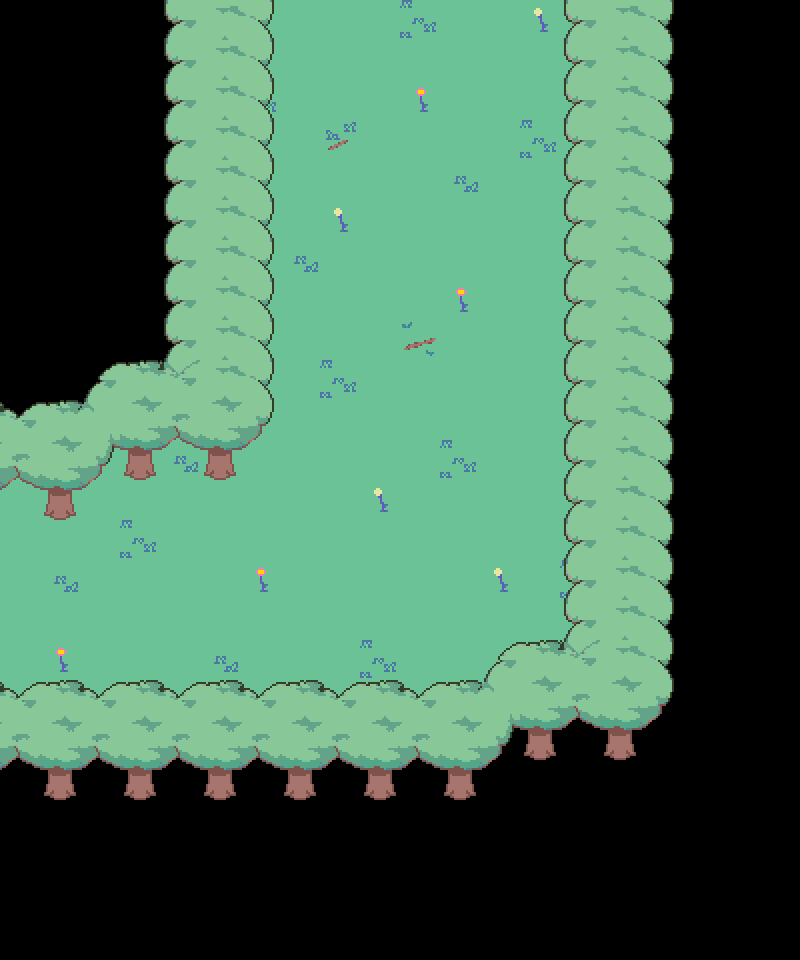

Tiled map render using the project's own tile images. Description and the whole map definition, tile-layer contents included, below:
An orthogonal 20x24 tile map with 40x40 px tiles, 3 tile layers (Tile Layer 1, Tile Layer 2, Copy of Tile Layer 2) and 11 objects (transition, script, frog, cro, for12).

<map version="1.9" tiledversion="1.9.2" orientation="orthogonal" renderorder="right-down" width="20" height="24" tilewidth="40" tileheight="40" infinite="0" nextlayerid="8" nextobjectid="13">
 <editorsettings>
  <export target="../forest_11.lua" format="lua" />
 </editorsettings>
 <properties>
  <property name="music" value="forest" />
 </properties>
 <tileset firstgid="1" source="../../tilesets/woods.tsx" />
 <layer id="1" name="Tile Layer 1" width="20" height="24">
  <data encoding="csv">
0,0,0,0,0,56,56,56,56,56,39,56,56,38,56,56,0,0,0,0,
0,0,0,0,0,56,56,56,56,56,56,56,56,56,56,56,0,0,0,0,
0,0,0,0,0,56,39,56,56,56,45,56,56,56,56,56,0,0,0,0,
0,0,0,0,0,56,56,56,11,56,56,56,56,39,56,56,0,0,0,0,
0,0,0,0,0,56,56,56,56,56,56,41,56,56,56,56,0,0,0,0,
0,0,0,0,0,56,56,56,38,56,56,56,56,56,56,56,0,0,0,0,
0,0,0,0,0,56,56,41,56,56,56,56,56,56,56,56,0,0,0,0,
0,0,0,0,0,56,56,56,56,56,56,45,56,56,56,56,0,0,0,0,
0,0,0,0,0,56,56,56,56,56,10,56,56,56,56,56,0,0,0,0,
0,0,0,0,0,56,56,56,39,56,56,56,56,56,56,56,0,0,0,0,
0,0,0,56,56,56,56,56,56,56,56,56,56,56,56,56,0,0,0,0,
56,56,56,56,41,56,56,56,56,56,56,39,56,56,56,56,0,0,0,0,
56,56,56,56,56,56,56,56,56,38,56,56,56,56,56,56,0,0,0,0,
56,56,56,39,56,56,56,56,56,56,56,56,56,56,56,56,0,0,0,0,
56,41,56,56,56,56,45,56,56,56,56,56,38,56,39,56,0,0,0,0,
56,56,56,56,56,56,56,56,56,56,56,56,56,56,56,56,0,0,0,0,
56,45,56,56,56,41,56,56,56,39,56,56,56,56,56,56,0,0,0,0,
56,56,56,56,56,56,56,56,56,56,56,56,56,56,0,0,0,0,0,0,
0,0,0,0,0,0,0,0,0,0,0,0,0,0,0,0,0,0,0,0,
0,0,0,0,0,0,0,0,0,0,0,0,0,0,0,0,0,0,0,0,
0,0,0,0,0,0,0,0,0,0,0,0,0,0,0,0,0,0,0,0,
0,0,0,0,0,0,0,0,0,0,0,0,0,0,0,0,0,0,0,0,
0,0,0,0,0,0,0,0,0,0,0,0,0,0,0,0,0,0,0,0,
0,0,0,0,0,0,0,0,0,0,0,0,0,0,0,0,0,0,0,0
</data>
 </layer>
 <layer id="3" name="Tile Layer 2" width="20" height="24">
  <data encoding="csv">
0,0,0,0,93,94,95,0,0,0,0,0,0,0,93,94,95,0,0,0,
0,0,0,0,93,94,95,0,0,0,0,0,0,0,93,94,95,0,0,0,
0,0,0,0,93,94,95,0,0,0,0,0,0,0,93,94,95,0,0,0,
0,0,0,0,93,94,95,0,0,0,0,0,0,0,93,94,95,0,0,0,
0,0,0,0,93,94,95,0,0,0,0,0,0,0,93,94,95,0,0,0,
0,0,0,0,93,94,95,0,0,0,0,0,0,0,93,94,95,0,0,0,
0,0,0,0,93,94,95,0,0,0,0,0,0,0,93,94,95,0,0,0,
0,0,0,0,93,94,95,0,0,0,0,0,0,0,93,94,95,0,0,0,
0,0,0,0,93,94,95,0,0,0,0,0,0,0,93,94,95,0,0,0,
0,0,89,90,124,94,95,0,0,0,0,0,0,0,93,94,95,0,0,0,
135,189,190,101,146,101,102,0,0,0,0,0,0,0,93,94,95,0,0,0,
146,200,201,112,157,112,113,0,0,0,0,0,0,0,93,94,95,0,0,0,
157,211,212,0,0,0,0,0,0,0,0,0,0,0,93,94,95,0,0,0,
0,0,0,0,0,0,0,0,0,0,0,0,0,0,93,94,95,0,0,0,
0,0,0,0,0,0,0,0,0,0,0,0,0,0,93,94,95,0,0,0,
0,0,0,0,0,0,0,0,0,0,0,0,0,0,93,94,95,0,0,0,
0,0,0,0,0,0,0,0,0,0,0,0,89,90,124,94,95,0,0,0,
135,134,135,134,135,134,135,134,135,134,135,189,190,101,146,101,102,0,0,0,
146,145,146,145,146,145,146,145,146,145,146,200,201,112,157,112,113,0,0,0,
157,156,157,156,157,156,157,156,157,156,157,211,212,0,0,0,0,0,0,0,
0,0,0,0,0,0,0,0,0,0,0,0,0,0,0,0,0,0,0,0,
0,0,0,0,0,0,0,0,0,0,0,0,0,0,0,0,0,0,0,0,
0,0,0,0,0,0,0,0,0,0,0,0,0,0,0,0,0,0,0,0,
0,0,0,0,0,0,0,0,0,0,0,0,0,0,0,0,0,0,0,0
</data>
 </layer>
 <objectgroup id="4" name="collision">
  <object id="1" x="0" y="0" width="240" height="480" />
  <object id="2" x="240" y="0" width="20" height="440" />
  <object id="3" x="0" y="480" width="80" height="40" />
  <object id="4" x="580" y="0" width="80" height="760" />
  <object id="5" x="500" y="680" width="80" height="80" />
  <object id="6" x="0" y="720" width="520" height="40" />
 </objectgroup>
 <objectgroup id="5" name="objects">
  <object id="8" name="transition" x="260" y="0" width="320" height="15">
   <properties>
    <property name="map" value="crossing_area" />
    <property name="marker" value="for11" />
   </properties>
  </object>
  <object id="10" name="script" x="0" y="520" width="15" height="200">
   <properties>
    <property name="cutscene" value="forest.secret_room" />
    <property name="once" type="bool" value="false" />
   </properties>
  </object>
  <object id="12" name="frog" x="480" y="360">
   <properties>
    <property name="actor" value="froglin" />
    <property name="chase" type="bool" value="true" />
    <property name="encounter" value="frog" />
    <property name="group" value="pepsi" />
   </properties>
   <point />
  </object>
 </objectgroup>
 <objectgroup id="6" name="markers">
  <object id="9" name="cro" x="420" y="40">
   <point />
  </object>
  <object id="11" name="for12" x="40" y="620">
   <point />
  </object>
 </objectgroup>
 <layer id="7" name="Copy of Tile Layer 2" width="20" height="24">
  <data encoding="csv">
0,0,0,0,93,94,95,0,0,0,0,0,0,0,93,94,95,0,0,0,
0,0,0,0,93,94,95,0,0,0,0,0,0,0,93,94,95,0,0,0,
0,0,0,0,93,94,95,0,0,0,0,0,0,0,93,94,95,0,0,0,
0,0,0,0,93,94,95,0,0,0,0,0,0,0,93,94,95,0,0,0,
0,0,0,0,93,94,95,0,0,0,0,0,0,0,93,94,95,0,0,0,
0,0,0,0,93,94,95,0,0,0,0,0,0,0,93,94,95,0,0,0,
0,0,0,0,93,94,95,0,0,0,0,0,0,0,93,94,95,0,0,0,
0,0,0,0,93,94,95,0,0,0,0,0,0,0,93,94,95,0,0,0,
0,0,0,0,93,94,95,0,0,0,0,0,0,0,93,94,95,0,0,0,
0,0,89,90,124,94,95,0,0,0,0,0,0,0,93,94,95,0,0,0,
135,189,190,101,146,101,102,0,0,0,0,0,0,0,93,94,95,0,0,0,
146,200,201,114,157,114,113,0,0,0,0,0,0,0,93,94,95,0,0,0,
157,114,212,0,0,0,0,0,0,0,0,0,0,0,93,94,95,0,0,0,
0,0,0,0,0,0,0,0,0,0,0,0,0,0,93,94,95,0,0,0,
0,0,0,0,0,0,0,0,0,0,0,0,0,0,93,94,95,0,0,0,
0,0,0,0,0,0,0,0,0,0,0,0,0,0,93,94,95,0,0,0,
0,0,0,0,0,0,0,0,0,0,0,0,89,90,124,94,95,0,0,0,
135,134,135,134,135,134,135,134,135,134,135,189,190,101,146,101,102,0,0,0,
146,145,146,145,146,145,146,145,146,145,146,200,201,114,157,114,113,0,0,0,
157,114,157,114,157,114,157,114,157,114,157,114,212,0,0,0,0,0,0,0,
0,0,0,0,0,0,0,0,0,0,0,0,0,0,0,0,0,0,0,0,
0,0,0,0,0,0,0,0,0,0,0,0,0,0,0,0,0,0,0,0,
0,0,0,0,0,0,0,0,0,0,0,0,0,0,0,0,0,0,0,0,
0,0,0,0,0,0,0,0,0,0,0,0,0,0,0,0,0,0,0,0
</data>
 </layer>
</map>
